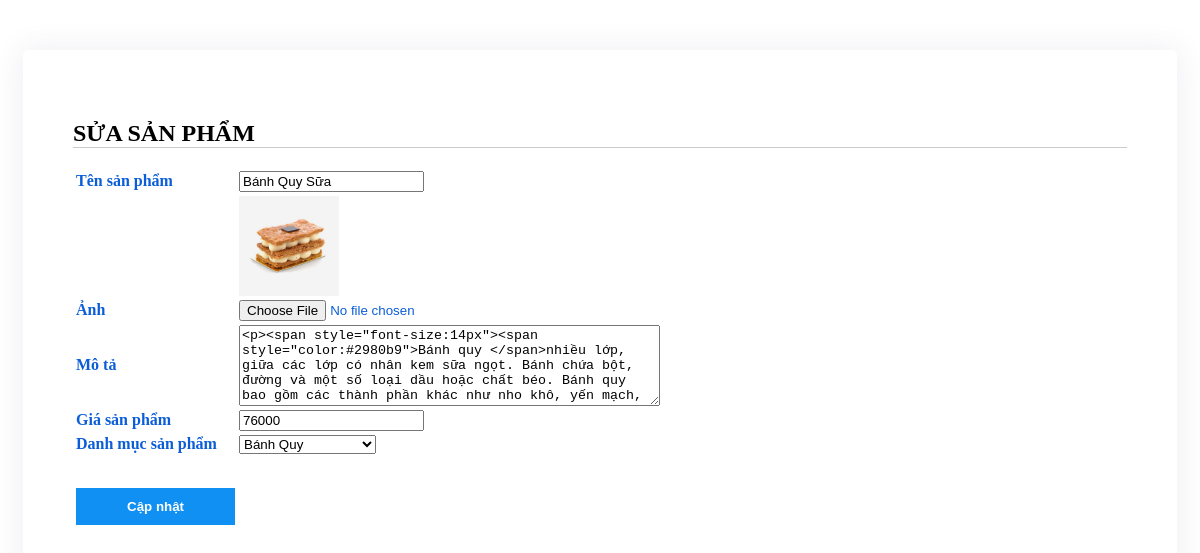
Before: /admin/modules/addproduct.php?id=1 with the older database file.
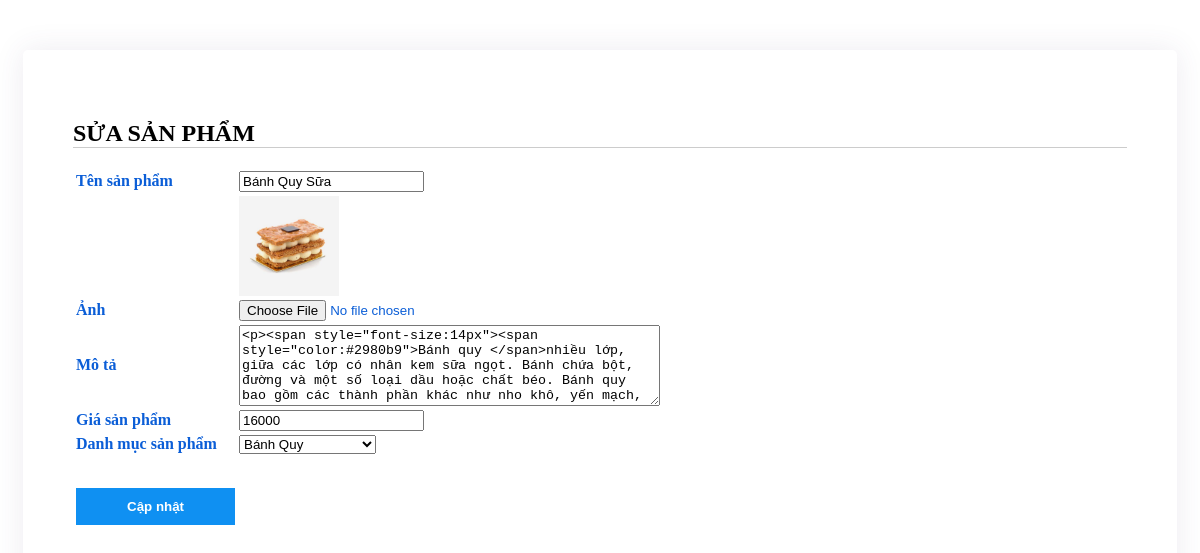
After: the same page with the newer database file.
### tables this page shows
CREATE TABLE `product` (
  `id` int(10) NOT NULL,
  `name` varchar(255) NOT NULL,
  `image` varchar(255) NOT NULL,
  `description` text NOT NULL,
  `price` double NOT NULL,
  `cat_id` int(10) NOT NULL
);

### admin/modules/addproduct.php (the view, shortened to what this page needs)
<?php
include('../conn.php');
?>
<div class="container-add-product" style="margin:50px 15px; padding:50px; border-radius:5px; box-shadow:0 0 30px 0 rgb(82 63 105 / 10%);">
    <h2><?= !empty($_GET["id"]) ? "SỬA SẢN PHẨM" : "THÊM SẢN PHẨM MỚI" ?></h2>
    <form action="" method="POST" enctype="multipart/form-data">
        <?php
        if (isset($_GET["id"])) {
            $sqlsl = "SELECT * FROM `product` WHERE id=" . $_GET["id"];
            $result_sl = mysqli_query($connect, $sqlsl);
            $row = mysqli_fetch_array($result_sl);
        }
        ?>
        <table>
            <tr>
                <td>Tên sản phẩm</td>
                <td><input type="text" required name="name_product" value="<?= (!empty($row) ? $row["name"] : "") ?>"></td>
            </tr>
            <tr>
                <td></td>
                <td><?php if (!empty($row["image"])) { ?>
                        <img style="width: 100px; height:100px; " src="../upload/<?= $row["image"] ?>" alt="">
                    <?php } ?>
                </td>
            </tr>
            <tr>
                <td>Ảnh</td>
                <td><input type="file" name="image_product" value="<?= (!empty($row) ? $row["image"] : "") ?>"></td>
            </tr>
            <tr>
                <td>Mô tả</td>
                <td><textarea name="description_product" id="Article_editor" cols="50" rows="5"><?= (!empty($row) ? $row["description"] : "") ?></textarea></td>
            </tr>
            <tr>
                <td>Giá sản phẩm</td>
                <td><input type="number" id="priceNum" required name="price_product" value="<?= (!empty($row) ? $row["price"] : "") ?>"></td>
            </tr>
            <tr>
                <td>Danh mục sản phẩm</td>
                <td><select name="cat_product" id="cat_select">
                        <?php
                        $listCat = "SELECT * FROM `category`";
                        $result = mysqli_query($connect, $listCat);
                        while ($row = mysqli_fetch_array($result)) {
                        ?>
                            <option value="<?php echo $row["cat_id"]; ?>"><?php echo $row["cat_name"]; ?></option>
                        <?php } ?>
                    </select></td>
            </tr>
            <tr>
                <td><input type="submit" class="editbtn" name="add_product" value="<?= !empty($_GET["id"]) ? "Cập nhật" : "Thêm mới" ?>"></td>
            </tr>
        </table>
    </form>
</div>

Changed rows visible on the page:
changed product "Bánh Quy Sữa": price_product "76000" → "16000"
